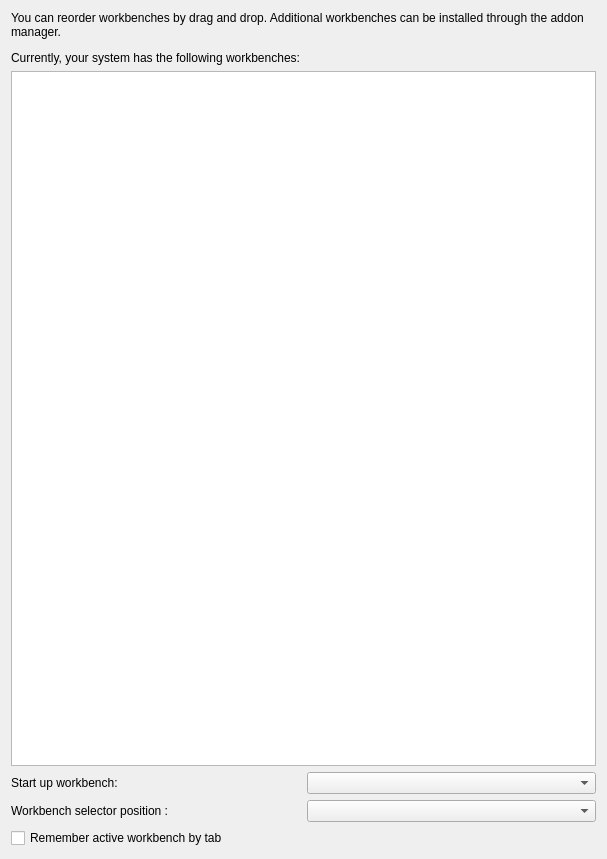
<?xml version="1.0" encoding="UTF-8"?>
<ui version="4.0">
 <class>Gui::Dialog::DlgSettingsWorkbenches</class>
 <widget class="QWidget" name="Gui::Dialog::DlgSettingsWorkbenches">
  <property name="geometry">
   <rect>
    <x>0</x>
    <y>0</y>
    <width>607</width>
    <height>859</height>
   </rect>
  </property>
  <property name="windowTitle">
   <string>Available Workbenches</string>
  </property>
  <layout class="QGridLayout" name="gridLayout_3">
   <item row="0" column="0">
    <widget class="QLabel" name="noteLabel">
     <property name="sizePolicy">
      <sizepolicy hsizetype="Preferred" vsizetype="Preferred">
       <horstretch>0</horstretch>
       <verstretch>0</verstretch>
      </sizepolicy>
     </property>
     <property name="minimumSize">
      <size>
       <width>0</width>
       <height>50</height>
      </size>
     </property>
     <property name="text">
      <string>&lt;html&gt;&lt;head/&gt;&lt;body&gt;&lt;p&gt;You can reorder workbenches by drag and drop. Additional workbenches can be installed through the addon manager.&lt;/p&gt;&lt;p&gt;
Currently, your system has the following workbenches:&lt;/p&gt;&lt;/body&gt;&lt;/html&gt;</string>
     </property>
     <property name="wordWrap">
      <bool>true</bool>
     </property>
    </widget>
   </item>
   <item row="1" column="0">
    <widget class="WorkbenchList" name="wbList"/>
   </item>
   <item row="2" column="0">
    <layout class="QHBoxLayout">
     <property name="spacing">
      <number>6</number>
     </property>
     <property name="leftMargin">
      <number>0</number>
     </property>
     <property name="topMargin">
      <number>0</number>
     </property>
     <property name="rightMargin">
      <number>0</number>
     </property>
     <property name="bottomMargin">
      <number>0</number>
     </property>
     <item>
      <widget class="QLabel" name="autoModuleLabel">
       <property name="text">
        <string>Start up workbench:</string>
       </property>
      </widget>
     </item>
     <item>
      <widget class="QComboBox" name="AutoloadModuleCombo">
       <property name="toolTip">
        <string>Choose which workbench will be activated and shown
after FreeCAD launches</string>
       </property>
      </widget>
     </item>
    </layout>
   </item>
   <item row="3" column="0">
    <layout class="QHBoxLayout">
     <property name="spacing">
      <number>6</number>
     </property>
     <property name="leftMargin">
      <number>0</number>
     </property>
     <property name="topMargin">
      <number>0</number>
     </property>
     <property name="rightMargin">
      <number>0</number>
     </property>
     <property name="bottomMargin">
      <number>0</number>
     </property>
     <item>
      <widget class="QLabel" name="WorkbenchSelectorPositionLabel">
       <property name="text">
        <string>Workbench selector position :</string>
       </property>
      </widget>
     </item>
     <item>
      <widget class="QComboBox" name="WorkbenchSelectorPosition">
       <property name="toolTip">
        <string>Customize where the workbench selector appears (restart required).

'Toolbar': In the toolbars, as a movable toolbar.
'Left Corner': In the menu bar, on the left corner.
'Right Corner': In the menu bar, on the right corner.</string>
       </property>
      </widget>
     </item>
    </layout>
   </item>
   <item row="4" column="0">
    <widget class="Gui::PrefCheckBox" name="CheckBox_WbByTab">
     <property name="toolTip">
      <string>If checked, application will remember which workbench is active for each tab of the viewport</string>
     </property>
     <property name="text">
      <string>Remember active workbench by tab</string>
     </property>
     <property name="checked">
      <bool>false</bool>
     </property>
     <property name="prefEntry" stdset="0">
      <cstring>SaveWBbyTab</cstring>
     </property>
     <property name="prefPath" stdset="0">
      <cstring>View</cstring>
     </property>
    </widget>
   </item>
  </layout>
 </widget>
 <layoutdefault spacing="6" margin="11"/>
 <customwidgets>
  <customwidget>
   <class>WorkbenchList</class>
   <extends>QListWidget</extends>
   <header>Gui/DlgSettingsWorkbenchesImp.h</header>
  </customwidget>
  <customwidget>
   <class>Gui::PrefCheckBox</class>
   <extends>QCheckBox</extends>
   <header>Gui/PrefWidgets.h</header>
  </customwidget>
 </customwidgets>
 <resources/>
 <connections/>
</ui>
